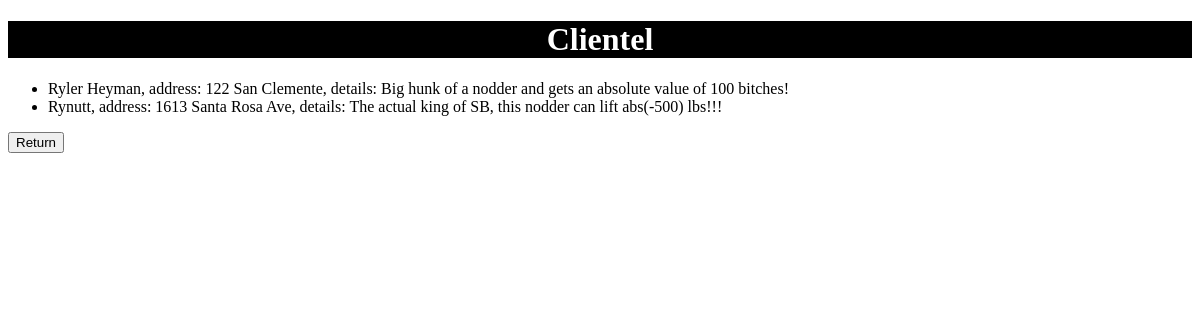
/clients/clientel/, run on an earlier commit of the app's database.
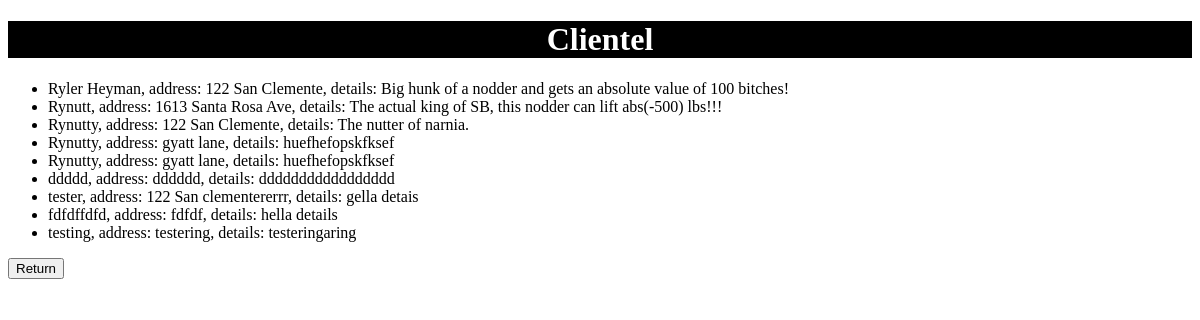
And on a later commit of the database.
### clients/models.py (models this page shows)
class Client(models.Model):
    name = models.CharField(max_length=150)
    address = models.CharField(max_length=300)
    details = models.TextField()
    contact = models.CharField(max_length=15, default='NaN')
    def __str__(self):
        return f'{self.name}, address: {self.address}, details: {self.details}'

### clients/views.py (the view)
# urls.py: path('clientel/', views.clientel, name='clientel'),
def clientel(request):
    return render(request, 'clients/clientel.html', {'client_list': Client.objects.all()})

### clients/templates/clients/clientel.html
<!DOCTYPE html>
<body>
    <h1 style="background-color:black; color:white; text-align: center;">Clientel</h1>
        {% if client_list %}
            <ul style="list-style-position:center">
                {% for client in client_list %}
                    <li>{{client}}</li>
                {% endfor %}
            </ul>
            {% else %}
                <p style="text-align:center;"><strong> --- No clients available. --- </strong></p>
        {% endif %}
        <a href="{% url 'clients:index' %}"><button>Return</button></a>
</body>

What changed in the data, as far as the page shows it:
added Client: name+address+details "Rynutty, address: 122 San Clemente, details: The nutter of narnia."
added Client: name+address+details "Rynutty, address: gyatt lane, details: huefhefopskfksef"
added Client: name+address+details "Rynutty, address: gyatt lane, details: huefhefopskfksef"
added Client: name+address+details "ddddd, address: dddddd, details: ddddddddddddddddd"
added Client: name+address+details "tester, address: 122 San clementererrr, details: gella detais"
added Client: name+address+details "fdfdffdfd, address: fdfdf, details: hella details"
added Client: name+address+details "testing, address: testering, details: testeringaring"
